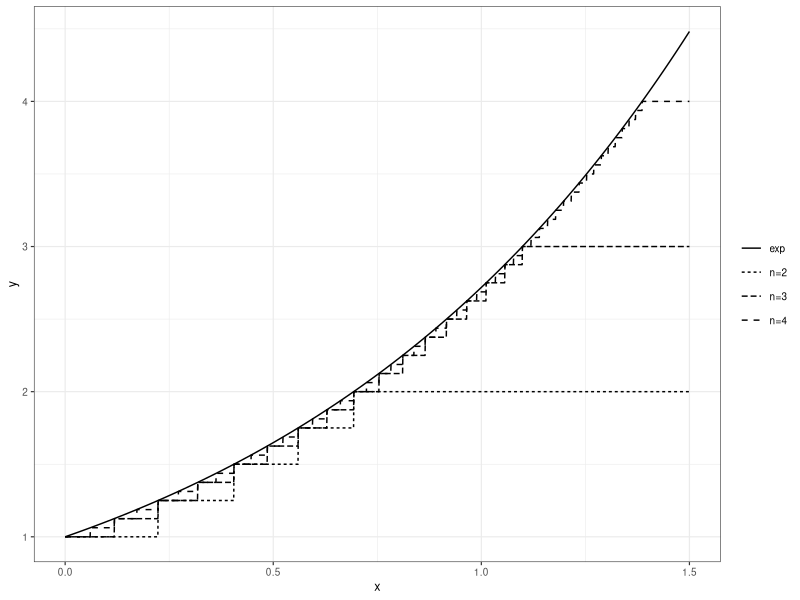
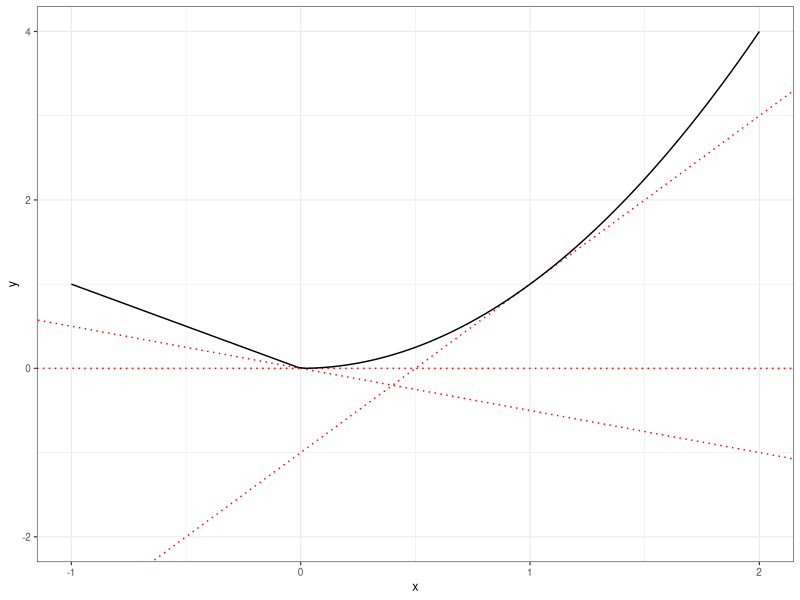
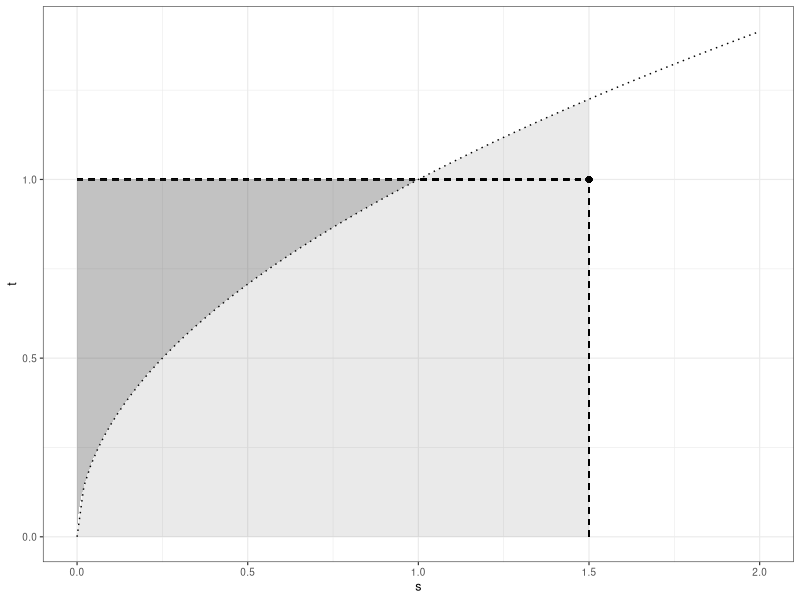

The R source for these figures, in order:
## ---- chunk 1
# %%
require(tidyverse)
require(kableExtra)
old_theme <-theme_set(theme_bw(base_size=9, base_family = "Helvetica"))
# %%
## ---- chunk 2
#| echo: false
#| warning: false
#| message: false
#| label: fig-approxexpsimple
#| 
#| fig-cap: |
#|   Approximation of the exponential function by simple functions 
#|   $n \wedge \Big(2^{-n} \big\lfloor 2^n \exp(\omega) \big\rfloor \Big)$ for $n=2, 3, 4$.
#| # %%
simple <- function(.fun=exp, n=10){
  function(x){
    (2^(-n) * floor(2^n * .fun(x))) %>%
      purrr::map_dbl( ~ min(n, .))
  }
}

as_tibble(list(x=seq(0, 2, by=.001))) %>%
  ggplot() +
  xlim(0, 1.5) +
  xlab("x") +
  stat_function(fun=exp, aes(linetype="exp")) +
  stat_function(fun=simple(exp,2), n=2001, aes(linetype="n=2")) +
  stat_function(fun=simple(exp,3), n=2001, aes(linetype="n=3")) +
  stat_function(fun=simple(exp,4), n=2001, aes(linetype="n=4")) +
  guides(linetype=guide_legend(title=NULL))
# %%
## ---- chunk 3
#| echo: false
#| warning: false
#| message: false
#| label: fig-convexfunfig
#| 
#| fig-cap: |
#|   The function $f : x \mapsto \mathbb{I}_{x<0}|x| + \mathbb{I}_{x\geq 0} x^2$ is convex,
#|   continuous. It is differentiable everywhere except at $x=0$. The dotted lines define 
#|   affine functions that are below the cruve $y=f(x)$. The dotted lines define supporting
#|   hyperplanes for the epigraph of $f$.
# %%
foo <- function(x){
  ifelse(x < 0, -x, x^2)
}

data <- tibble::enframe(x=seq(-1, 2, 0.01), name=NULL, value="x")

data %>%
  ggplot(aes(x=x)) +
  geom_abline(slope = 2, intercept = -1, color="red", linetype="dotted") +
  geom_hline(yintercept = 0, linetype="dotted", color="red") +
  geom_abline(intercept = 0, slope=-0.5, linetype="dotted", color="red") +
  stat_function(fun=foo, xlim=c(-1,2)) +
  ylim(-2,4)
# %%
## ---- chunk 4
# %%
p <- 3/2
q <- p/(p-1)

x <- 1.5
y <- 1
# %%
## ---- chunk 5
#| echo: false
#| warning: false
#| message: false
#| label: fig-graphyoung
#| 
#| fig.cap: |
#|   Graphical illlustration of Young's inequality. We choose $p=`r p`$ 
#|   and $q= `r q`$, $x = `r x`$ and $y= `r y`$. The black point is located 
#|   at $(x,y)^T$. The product $xy$ equals the area of the rectangle located 
#|   between the origin and $(x,y)^T$ (delimited by the dashed segments). The 
#|   dotted line represents function $s \mapsto s^{p-1}$, and interchanging  the 
#|   axes, the function $t \mapsto t^{q-1} = t^{1/(p-1)}$. The area of the light 
#|   grey surface under the dotted line equals 
#|   $\frac{x^p}{p} = \int_0^x s^{p-1} \mathrm{d}s$, while the area of the 
#|   darker grey surface below line $y=1$ and above the dotted line, 
#|   equals  $\frac{y^q}{q} = \int_0^y t^{q-1} \mathrm{d}t$. The union of the
#|   two disjoint surfaces covers the rectangle  located 
#|   between the origin and $(x,y)^\top$. 
#|   Equality occurs when the dotted line passes though $(x,y)^\top$, 
#|   that is when $y=x^{p-1}$.
# 
data1 <- as_tibble(list(s=seq(0, 2, by=.001))) %>%
  mutate(t = s^(p-1))

data2 <- data1 %>%
  filter(s <= 1)

data1 %>%
  ggplot() +
  xlim(0, 2) +
  xlab("s") +
  ylab("t") +
  stat_function(fun= ~ .^(p-1), linetype="dotted")  +
  geom_point(mapping=aes(x=x, y=y)) +
  stat_function(fun= ~ .^(p-1), xlim=c(0, x), linetype="dotted", geom="area", alpha=.1) +
  geom_segment(x=0, y=y, xend=x, yend=y, linetype="dashed", linewidth=.5) +
  geom_segment(x=x, y=0, xend=x, yend=y, linetype="dashed", linewidth=.5) +
  geom_ribbon(data=data2, aes(x=s, ymin=t, ymax=1), alpha=.3)
# %%
